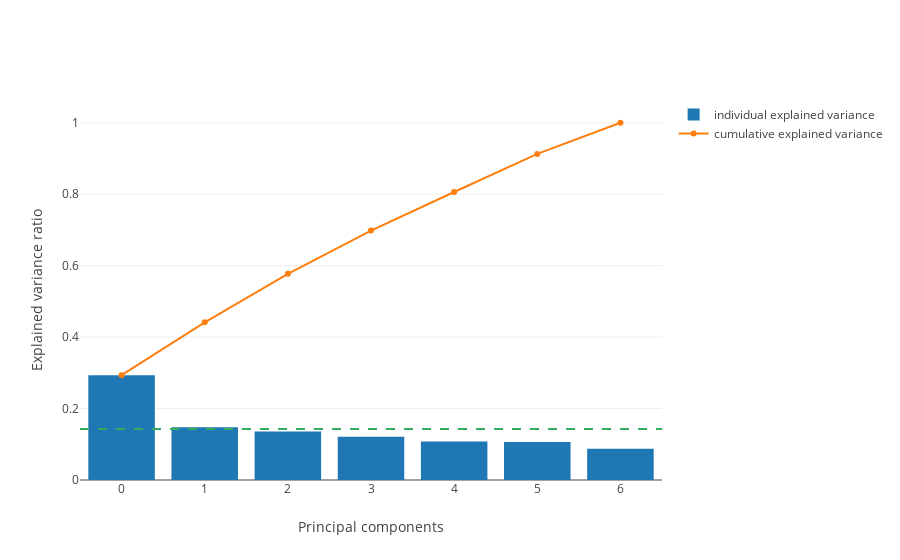

Notebook source saved alongside this figure:
### Markdown cell above
### Explained variance

How much of the variance in the data is explained by each successive component?

### Code cell
plot_explained_variance(pca)

### Figure 1 — Plotly figure (JSON) as saved in the notebook; plotly's stock layout.template omitted (floating-point values rounded to 4 significant figures)
{"data": [{"name": "individual explained variance", "type": "bar", "y": [0.2935, 0.1477, 0.1358, 0.1211, 0.1081, 0.1065, 0.08724]}, {"name": "cumulative explained variance", "type": "scatter", "y": [0.2935, 0.4413, 0.577, 0.6981, 0.8062, 0.9128, 1]}], "layout": {"shapes": [{"line": {"color": "rgb(50, 171, 96)", "dash": "dash", "width": 2}, "type": "line", "x0": 0, "x1": 1, "xref": "paper", "y0": 0.1429, "y1": 0.1429}], "xaxis": {"title": "Principal components"}, "yaxis": {"title": "Explained variance ratio"}}}
